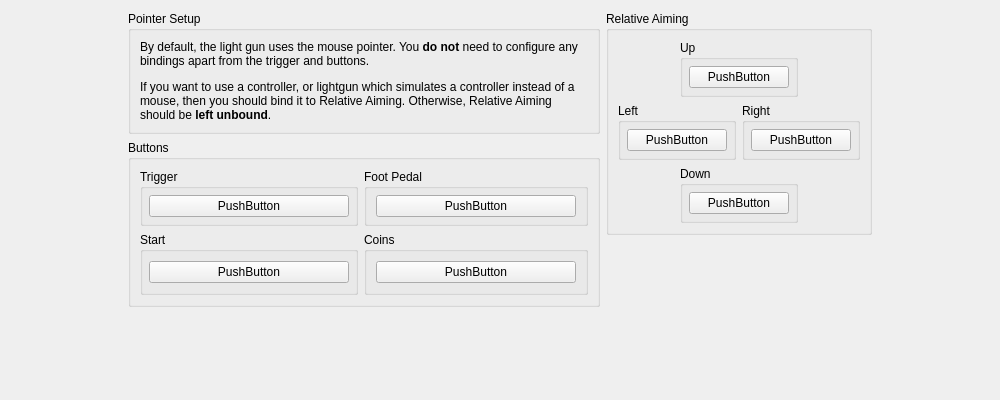
<?xml version="1.0" encoding="UTF-8"?>
<ui version="4.0">
 <class>USBBindingWidget_GunCon2</class>
 <widget class="QWidget" name="USBBindingWidget_GunCon2">
  <property name="geometry">
   <rect>
    <x>0</x>
    <y>0</y>
    <width>1000</width>
    <height>400</height>
   </rect>
  </property>
  <property name="sizePolicy">
   <sizepolicy hsizetype="MinimumExpanding" vsizetype="Preferred">
    <horstretch>0</horstretch>
    <verstretch>0</verstretch>
   </sizepolicy>
  </property>
  <property name="minimumSize">
   <size>
    <width>1000</width>
    <height>400</height>
   </size>
  </property>
  <layout class="QGridLayout" name="gridLayout_16">
   <item row="0" column="0" rowspan="3">
    <spacer name="horizontalSpacer_2">
     <property name="orientation">
      <enum>Qt::Orientation::Horizontal</enum>
     </property>
     <property name="sizeHint" stdset="0">
      <size>
       <width>40</width>
       <height>20</height>
      </size>
     </property>
    </spacer>
   </item>
   <item row="0" column="1">
    <widget class="QGroupBox" name="groupBox_15">
     <property name="title">
      <string>Pointer Setup</string>
     </property>
     <layout class="QVBoxLayout" name="verticalLayout">
      <item>
       <widget class="QLabel" name="label_2">
        <property name="text">
         <string>&lt;p&gt;By default, the light gun uses the mouse pointer. You &lt;strong&gt;do not&lt;/strong&gt; need to configure any bindings apart from the trigger and buttons.&lt;/p&gt;

&lt;p&gt;If you want to use a controller, or lightgun which simulates a controller instead of a mouse, then you should bind it to Relative Aiming. Otherwise, Relative Aiming should be &lt;strong&gt;left unbound&lt;/strong&gt;.&lt;/p&gt;</string>
        </property>
        <property name="alignment">
         <set>Qt::AlignmentFlag::AlignLeading|Qt::AlignmentFlag::AlignLeft|Qt::AlignmentFlag::AlignTop</set>
        </property>
        <property name="wordWrap">
         <bool>true</bool>
        </property>
       </widget>
      </item>
     </layout>
    </widget>
   </item>
   <item row="0" column="2" rowspan="2">
    <widget class="QGroupBox" name="groupBox_10">
     <property name="title">
      <string extracomment="Try to use Sony's official terminology for this. A good place to start would be in the console or the DualShock 2's manual. If this element was officially translated to your language by Sony in later DualShocks, you may use that term.">Relative Aiming</string>
     </property>
     <layout class="QGridLayout" name="gridLayout_11">
      <item row="0" column="1" colspan="2">
       <widget class="QGroupBox" name="groupBox_13">
        <property name="title">
         <string>Up</string>
        </property>
        <layout class="QGridLayout" name="gridLayout_14">
         <property name="leftMargin"><number>6</number></property>
         <property name="topMargin"><number>6</number></property>
         <property name="rightMargin"><number>6</number></property>
         <property name="bottomMargin"><number>6</number></property>
         <item row="0" column="0">
          <widget class="InputBindingWidget" name="RelativeUp">
           <property name="minimumSize"><size><width>100</width><height>0</height></size></property>
           <property name="maximumSize"><size><width>100</width><height>16777215</height></size></property>
           <property name="text"><string notr="true">PushButton</string></property>
          </widget>
         </item>
        </layout>
       </widget>
      </item>
      <item row="2" column="0" colspan="2">
       <widget class="QGroupBox" name="groupBox_12">
        <property name="title">
         <string>Left</string>
        </property>
        <layout class="QGridLayout" name="gridLayout_13">
         <property name="leftMargin"><number>6</number></property>
         <property name="topMargin"><number>6</number></property>
         <property name="rightMargin"><number>6</number></property>
         <property name="bottomMargin"><number>6</number></property>
         <item row="0" column="0">
          <widget class="InputBindingWidget" name="RelativeLeft">
           <property name="minimumSize"><size><width>100</width><height>0</height></size></property>
           <property name="maximumSize"><size><width>100</width><height>16777215</height></size></property>
           <property name="text"><string notr="true">PushButton</string></property>
          </widget>
         </item>
        </layout>
       </widget>
      </item>
      <item row="2" column="2" colspan="2">
       <widget class="QGroupBox" name="groupBox_14">
        <property name="title">
         <string>Right</string>
        </property>
        <layout class="QGridLayout" name="gridLayout_15">
         <property name="leftMargin"><number>6</number></property>
         <property name="topMargin"><number>6</number></property>
         <property name="rightMargin"><number>6</number></property>
         <property name="bottomMargin"><number>6</number></property>
         <item row="0" column="0">
          <widget class="InputBindingWidget" name="RelativeRight">
           <property name="minimumSize"><size><width>100</width><height>0</height></size></property>
           <property name="maximumSize"><size><width>100</width><height>16777215</height></size></property>
           <property name="text"><string notr="true">PushButton</string></property>
          </widget>
         </item>
        </layout>
       </widget>
      </item>
      <item row="3" column="1" colspan="2">
       <widget class="QGroupBox" name="groupBox_11">
        <property name="title">
         <string>Down</string>
        </property>
        <layout class="QGridLayout" name="gridLayout_12">
         <property name="leftMargin"><number>6</number></property>
         <property name="topMargin"><number>6</number></property>
         <property name="rightMargin"><number>6</number></property>
         <property name="bottomMargin"><number>6</number></property>
         <item row="0" column="0">
          <widget class="InputBindingWidget" name="RelativeDown">
           <property name="minimumSize"><size><width>100</width><height>0</height></size></property>
           <property name="maximumSize"><size><width>100</width><height>16777215</height></size></property>
           <property name="text"><string notr="true">PushButton</string></property>
          </widget>
         </item>
        </layout>
       </widget>
      </item>
     </layout>
    </widget>
   </item>
   <item row="1" column="1" rowspan="2">
    <widget class="QGroupBox" name="groupBox_16">
     <property name="title">
      <string>Buttons</string>
     </property>
     <layout class="QGridLayout" name="gridLayout_10">
      <item row="0" column="0">
       <widget class="QGroupBox" name="groupBox_7">
        <property name="title">
         <string>Trigger</string>
        </property>
        <layout class="QGridLayout" name="gridLayout_6">
         <property name="leftMargin"><number>6</number></property>
         <property name="topMargin"><number>6</number></property>
         <property name="rightMargin"><number>6</number></property>
         <property name="bottomMargin"><number>6</number></property>
         <item row="0" column="0">
          <widget class="InputBindingWidget" name="Trigger">
           <property name="minimumSize"><size><width>200</width><height>0</height></size></property>
           <property name="maximumSize"><size><width>200</width><height>16777215</height></size></property>
           <property name="text"><string notr="true">PushButton</string></property>
          </widget>
         </item>
        </layout>
       </widget>
      </item>
      <item row="0" column="1">
       <widget class="QGroupBox" name="groupBox_19">
        <property name="title">
         <string>Foot Pedal</string>
        </property>
        <layout class="QGridLayout" name="gridLayout_19">
         <property name="leftMargin"><number>6</number></property>
         <property name="topMargin"><number>6</number></property>
         <property name="rightMargin"><number>6</number></property>
         <property name="bottomMargin"><number>6</number></property>
         <item row="0" column="0">
          <widget class="InputBindingWidget" name="A">
           <property name="minimumSize"><size><width>200</width><height>0</height></size></property>
           <property name="maximumSize"><size><width>200</width><height>16777215</height></size></property>
           <property name="text"><string notr="true">PushButton</string></property>
          </widget>
         </item>
        </layout>
       </widget>
      </item>
      <item row="1" column="0">
       <widget class="QGroupBox" name="groupBox_23">
        <property name="title">
         <string>Start</string>
        </property>
        <layout class="QGridLayout" name="gridLayout_23">
         <property name="leftMargin"><number>6</number></property>
         <property name="topMargin"><number>6</number></property>
         <property name="rightMargin"><number>6</number></property>
         <property name="bottomMargin"><number>6</number></property>
         <item row="0" column="0">
          <widget class="InputBindingWidget" name="Start">
           <property name="sizePolicy">
            <sizepolicy hsizetype="Expanding" vsizetype="Fixed">
             <horstretch>0</horstretch>
             <verstretch>0</verstretch>
            </sizepolicy>
           </property>
           <property name="minimumSize"><size><width>200</width><height>0</height></size></property>
           <property name="maximumSize"><size><width>200</width><height>16777215</height></size></property>
           <property name="text"><string notr="true">PushButton</string></property>
          </widget>
         </item>
        </layout>
       </widget>
      </item>
      <item row="1" column="1">
       <widget class="QGroupBox" name="groupBox_35">
        <property name="title">
         <string>Coins</string>
        </property>
        <layout class="QGridLayout" name="gridLayout_35">
         <item row="0" column="0">
          <widget class="InputBindingWidget" name="Select">
           <property name="sizePolicy">
            <sizepolicy hsizetype="Expanding" vsizetype="Fixed">
             <horstretch>0</horstretch>
             <verstretch>0</verstretch>
            </sizepolicy>
           </property>
           <property name="minimumSize"><size><width>200</width><height>0</height></size></property>
           <property name="maximumSize"><size><width>200</width><height>16777215</height></size></property>
           <property name="text"><string notr="true">PushButton</string></property>
          </widget>
         </item>
        </layout>
       </widget>
      </item>
     </layout>
    </widget>
   </item>
   <item row="0" column="3" rowspan="3">
    <spacer name="horizontalSpacer">
     <property name="orientation">
      <enum>Qt::Orientation::Horizontal</enum>
     </property>
     <property name="sizeHint" stdset="0">
      <size>
       <width>40</width>
       <height>20</height>
      </size>
     </property>
    </spacer>
   </item>
   <item row="3" column="0" colspan="4">
    <spacer name="verticalSpacer">
     <property name="orientation">
      <enum>Qt::Orientation::Vertical</enum>
     </property>
     <property name="sizeHint" stdset="0">
      <size>
       <width>20</width>
       <height>40</height>
      </size>
     </property>
    </spacer>
   </item>
  </layout>
 </widget>
 <customwidgets>
  <customwidget>
   <class>InputBindingWidget</class>
   <extends>QPushButton</extends>
   <header>Settings/InputBindingWidget.h</header>
  </customwidget>
 </customwidgets>
 <tabstops>
  <tabstop>Trigger</tabstop>
  <tabstop>A</tabstop>
  <tabstop>Start</tabstop>
  <tabstop>Select</tabstop>
  <tabstop>RelativeUp</tabstop>
  <tabstop>RelativeDown</tabstop>
  <tabstop>RelativeLeft</tabstop>
  <tabstop>RelativeRight</tabstop>
 </tabstops>
 <resources>
  <include location="../resources/resources.qrc"/>
 </resources>
 <connections/>
</ui>
